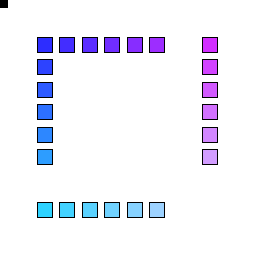
Frame 1 (no input)
Frame 60 (the mouse pressed at the canvas centre just before this capture): identical to frame 1, image omitted
Frame 120 (the mouse held since frame 60 and released just before this capture): identical to frame 1, image omitted

The Processing sketch that drew this single still picture (run headless with seeded random() and noise(); from frame 60 on, the mouse is pressed at the canvas centre):

// Processing sketch: processing_20413
// ── processing_20413.pde

int numberofbuttons= 15*4;
public float [] karlred = new float [numberofbuttons];
int nob = numberofbuttons;
public float [] karlgreen = new float[nob];
public float [] karlblue = new float [nob];
public boolean randombuttons = false;
PImage a,b,c,d,f;
public color [] nowbuttonlocations = new color [nob];
public color[] nbloc = new color [nob];
//void savelocations(){
// a=createGraphics(nob/2,nob/2,ARGB);
//a
//}
 
void keyPressed(){
  if(key=='r')setup();
}
void setup(){
 
  // nbloc[0]=color(45,45,255);
  // nbloc[1]=color(90,45,255);
  if (randombuttons){
    for (int i=0;i<nob;i++){
 
      nbloc[i]=color(random(width),random(height),255);
    }
  }
  int _a=0;
  int _b=15;
  int _c=30;
  int _d = 45;
  if (!randombuttons){
    for (int i=0;i<width;i+=45){
      nbloc[_a]=color(45+(i/2),45,255);
      _a++;
      nbloc[_b]=color(45+(i/2),height-45,255);
      _b++;
      nbloc[_c]=color(45,45+(i/2),255);
      _c++;
      nbloc[_d]=color(width-45,45+(i/2),255);
      //  nbloc[_c]=color(i*15,height-45,255);
      _d++;
    }
  }
  size(255,255);
  // karlred[0]=rec(nbloc[0]);
  placebuttons();
 
}
 
void draw(){
  background(-1);
 
  placebuttons();
  nowcolor = get(mouseX,mouseY);
 

}
 
void placebuttons(){
  for (int i=0;i<nob;i++){
    //int x=red(
    karlred[i]=red(nbloc[i]);
    karlgreen[i]=green(nbloc[i]);
    karlblue[i]=blue(nbloc[i]);
    float x= karlred[i];
    float y  = karlgreen[i];
    float z = karlblue[i];
    fill(x,y,z);
    rectMode(CENTER);
    rect(x,y,15,15);
  }
}
boolean mr=false;
boolean mu=true;
 
void mousePressed(){
  mr=false;
  mu=false;
  domove();
}
public color nowcolor;
void domove(){
  if (!mu){
    for (int i=0;i<nob;i++){
      if (nowcolor == nbloc[i]){
        nbloc[i]=nowcolor;
      }
    }
  }
}
void mouseDragged(){
  mu=false;
  mr=false;
  for (int i=0;i<nob;i++){
    if (nowcolor == nbloc[i]){
      nowcolor = color(mouseX,mouseY,255);
      nbloc[i]=nowcolor;
    }
  }
  //domove();
}
 
void mouseReleased(){
  mu=true; 
  mr = true;
}
                
                
